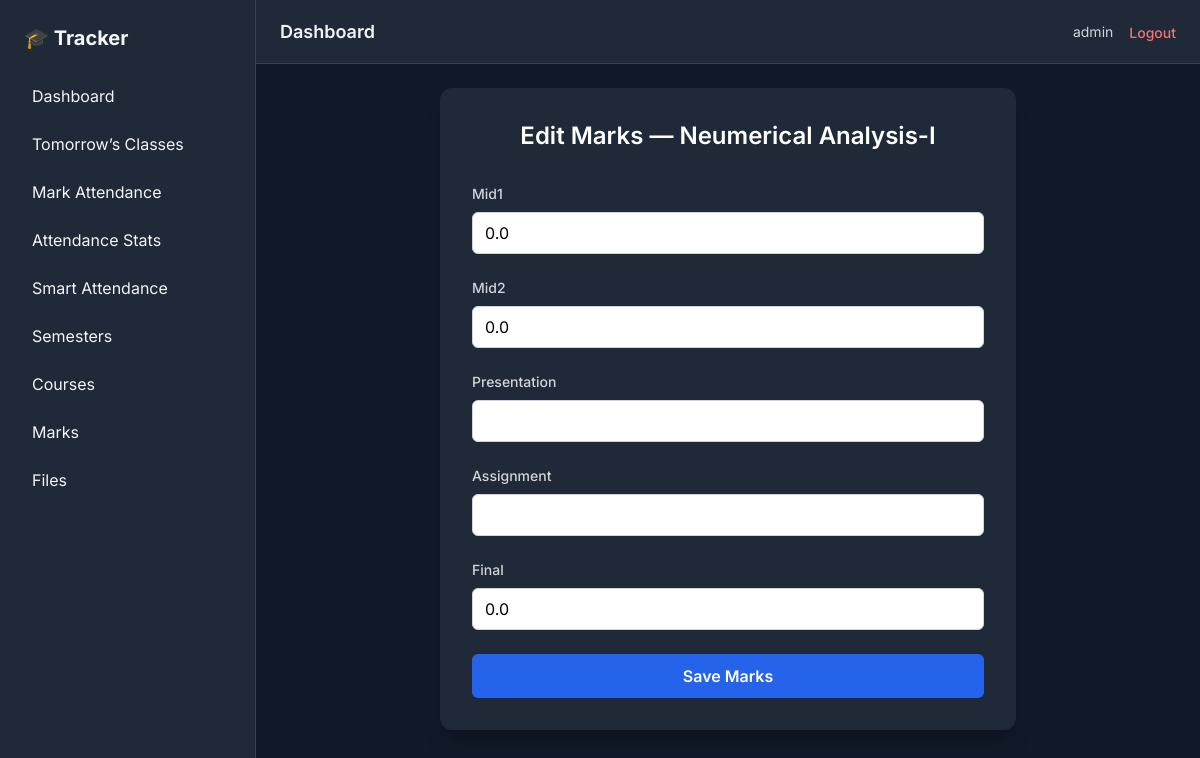
/marks/1/edit/ (signed in), run on the app's committed database.
### core/models.py (models this page shows, shortened)
class User(AbstractUser):
    email = models.EmailField(unique=True)

class Course(models.Model):
    user = models.ForeignKey(
        settings.AUTH_USER_MODEL,
        on_delete = models.CASCADE,
        related_name = 'courses'
    )
    semester = models.ForeignKey(
        Semester,
        on_delete = models.CASCADE,
        related_name = 'courses'
    )
    name = models.CharField(max_length=150)
    course_code = models.CharField(max_length=50)
    teacher_name = models.CharField(max_length=150)
    total_class_planned = models.PositiveIntegerField(default=20)
    created_at = models.DateTimeField(auto_now_add=True)
    class Meta:
        ordering = ['course_code']

class CourseMark(models.Model):
    user = models.ForeignKey(
        settings.AUTH_USER_MODEL,
        on_delete=models.CASCADE,
        related_name='marks'
    )
    course = models.ForeignKey(
        Course,
        on_delete=models.CASCADE,
        related_name='mark'
    )
    mid1 = models.FloatField(default=0)
    mid2 = models.FloatField(default=0)
    presentation = models.FloatField(null=True, blank=True)
    assignment = models.FloatField(null=True, blank=True)
    final = models.FloatField(default=0)
    total = models.FloatField(default=0)
    created_at = models.DateTimeField(auto_now_add=True)
    updated_at = models.DateTimeField(auto_now=True)

### core/views.py (the view)
# urls.py: path('marks/<int:course_id>/edit/', views.edit_marks, name='edit_marks'),
@login_required
def edit_marks(request, course_id):
    course = get_object_or_404(
        Course,
        id=course_id,
        user=request.user
    )
    mark, _ = CourseMark.objects.get_or_create(
        user=request.user,
        course=course
    )
    form = CourseMarkForm(request.POST or None, instance=mark)
    if form.is_valid():
        form.save()
        return redirect('marks_overview')
    return render(request, 'marks/form.html', {
        'form': form,
        'course': course
    })

### core/forms.py
class CourseMarkForm(forms.ModelForm):
    class Meta:
        model = CourseMark
        fields = ['mid1', 'mid2', 'presentation', 'assignment', 'final']
        widgets = {
            'mid1': forms.NumberInput(attrs={
                'class': BASE_INPUT_CLASSES,
                'min': 0
            }),
            'mid2': forms.NumberInput(attrs={
                'class': BASE_INPUT_CLASSES,
                'min': 0
            }),
            'presentation': forms.NumberInput(attrs={
                'class': BASE_INPUT_CLASSES,
                'min': 0
            }),
            'assignment': forms.NumberInput(attrs={
                'class': BASE_INPUT_CLASSES,
                'min': 0
            }),
            'final': forms.NumberInput(attrs={
                'class': BASE_INPUT_CLASSES,
                'min': 0
            }),
        }

### templates/marks/form.html (shortened to what this page needs)
{% extends 'base/base.html' %}
{% block content %}
<div class="max-w-xl mx-auto bg-gray-800 p-8 rounded-xl shadow-xl">
    <h2 class="text-2xl font-semibold mb-8 text-white text-center">
        Edit Marks — {{ course.name }}
    </h2>
    <form method="post" class="space-y-6">
        {% for field in form %}
            <div>
                <label class="block text-sm font-medium text-gray-300 mb-2">
                    {{ field.label }}
                </label>
                {{ field }}
            </div>
        {% endfor %}
        <button type="submit"
            class="w-full bg-blue-600 text-white py-2.5 rounded-md font-semibold
                   hover:bg-blue-500 transition duration-200">
            Save Marks
        </button>
    </form>
</div>
{% endblock %}

### templates/base/navbar.html (shortened to what this page needs)
<header class="h-16 bg-gray-800 border-b border-gray-700 flex items-center justify-between px-6">
    <h1 class="text-lg font-semibold">Dashboard</h1>
    <div class="flex items-center gap-4">
        <span class="text-sm text-gray-300">
            {{ request.user.username }}
        </span>
        <form method="post" action="{% url 'logout' %}">
            <button type="submit"
                class="text-red-400 hover:text-red-300 text-sm font-medium">
                Logout
            </button>
        </form>
    </div>
</header>

### templates/base/base.html (style rules this page uses)
body { font-family: 'Inter', sans-serif; }

### data on the page
User: user.username "admin"
Course: name "Neumerical Analysis-I"
CourseMark: form "0.0" "0.0" "0.0"

### other printed values
{{ field.label }} "Mid1" "Mid2" "Presentation" "Assignment" "Final"
